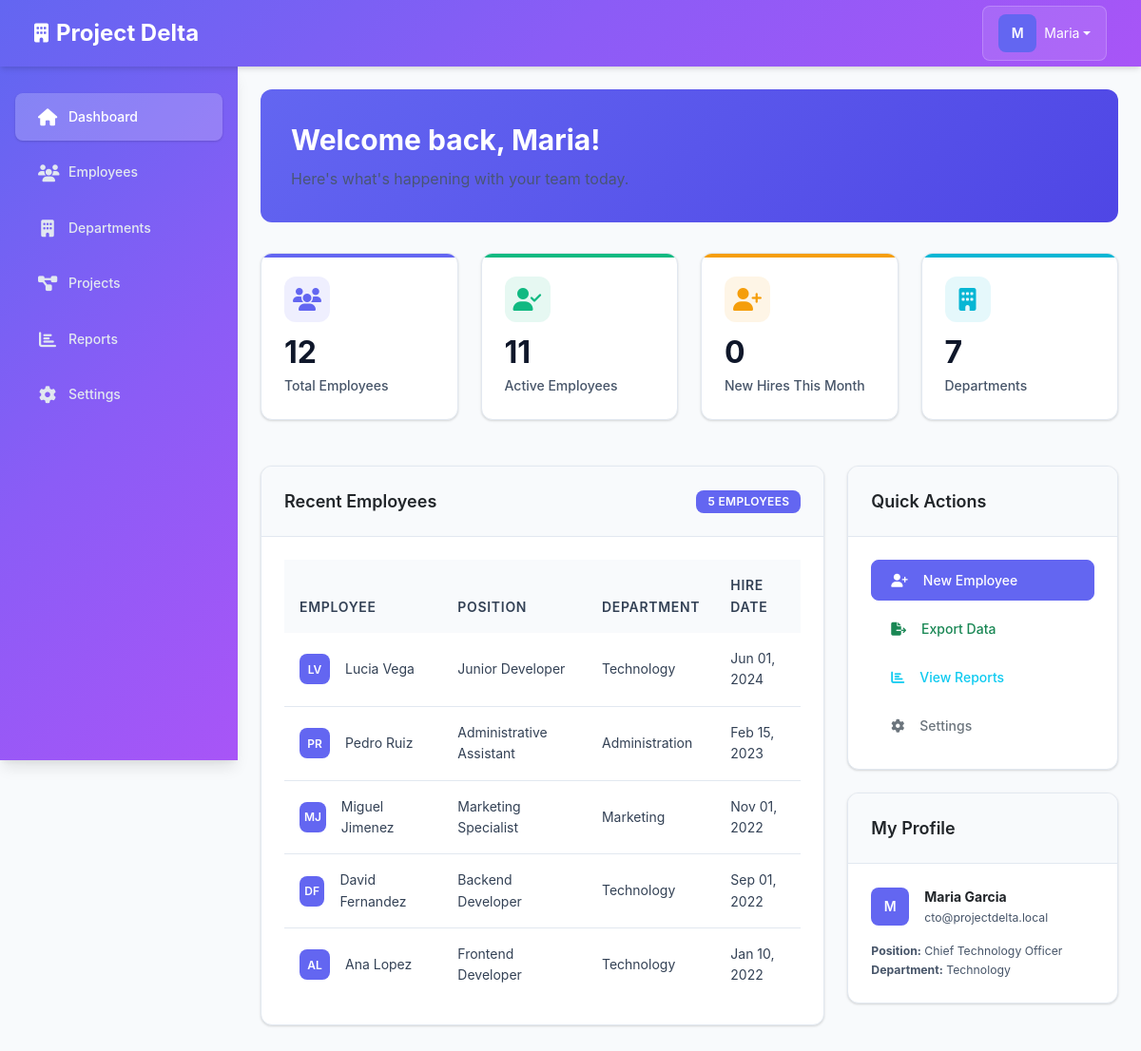
The page /www/htdocs/dashboard.php (signed in) on the database its author committed.
### tables this page shows
CREATE TABLE users (
    id INT AUTO_INCREMENT PRIMARY KEY,
    email VARCHAR(255) NOT NULL UNIQUE,
    password VARCHAR(255) NOT NULL,
    first_name VARCHAR(100) NOT NULL,
    last_name VARCHAR(100) NOT NULL,
    full_name VARCHAR(200) GENERATED ALWAYS AS (CONCAT(first_name, ' ', last_name)) STORED,
    job_title VARCHAR(150) NOT NULL,
    department VARCHAR(100) NOT NULL,
    employee_id VARCHAR(20) UNIQUE NOT NULL,
    hire_date DATE NOT NULL,
    contract_end_date DATE NULL,
    salary DECIMAL(10,2) NOT NULL,
    phone VARCHAR(20),
    office_location VARCHAR(100),
    manager_id INT NULL,
    status ENUM('active', 'inactive', 'terminated') DEFAULT 'active',
    profile_image VARCHAR(255) DEFAULT 'default-avatar.png',
    last_login TIMESTAMP NULL,
    created_at TIMESTAMP DEFAULT CURRENT_TIMESTAMP,
    updated_at TIMESTAMP DEFAULT CURRENT_TIMESTAMP ON UPDATE CURRENT_TIMESTAMP,
    
    FOREIGN KEY (manager_id) REFERENCES users(id) ON DELETE SET NULL
);

### www/htdocs/config.php (called while the page is built, shortened)
<?php
$host = $_ENV['DB_HOST'] ?? 'db';
$dbname = $_ENV['DB_NAME'] ?? 'empresa';
$username = $_ENV['DB_USER'] ?? 'webapp';
$password = $_ENV['DB_PASSWORD'] ?? 'WebAppSecure123';
$pdo = null;
try {
    $pdo = new PDO("mysql:host=$host;dbname=$dbname;charset=utf8mb4", $username, $password, [
        PDO::ATTR_ERRMODE => PDO::ERRMODE_EXCEPTION,
        PDO::ATTR_DEFAULT_FETCH_MODE => PDO::FETCH_ASSOC,
        PDO::ATTR_EMULATE_PREPARES => false,
        PDO::MYSQL_ATTR_FOUND_ROWS => true,
        PDO::ATTR_PERSISTENT => false
    ]);
} catch (PDOException $e) {
    error_log("Database connection error: " . $e->getMessage());
    $pdo = null;
}
function escape($string) {
    return htmlspecialchars($string, ENT_QUOTES, 'UTF-8');
}
function getUserById($id) {
    global $pdo;
    try {
        $stmt = $pdo->prepare("SELECT id, email, first_name, last_name, full_name, job_title, department, employee_id, status FROM users WHERE id = ? LIMIT 1");
        $stmt->execute([$id]);
        return $stmt->fetch();
    } catch (PDOException $e) {
        error_log("Error fetching user by ID: " . $e->getMessage());
        return null;
    }
}
function getDashboardStats() {
    global $pdo;
    try {
        $stats = [];
        $stmt = $pdo->query("SELECT
            COUNT(*) as total_users,
            SUM(CASE WHEN status = 'active' THEN 1 ELSE 0 END) as active_users,
            SUM(CASE WHEN hire_date >= DATE_SUB(NOW(), INTERVAL 30 DAY) AND status = 'active' THEN 1 ELSE 0 END) as new_hires
            FROM users");
        $stats['users'] = $stmt->fetch();
        $stmt = $pdo->query("SELECT
            d.name,
            COUNT(u.id) as employee_count,
            d.budget
            FROM departments d
            LEFT JOIN users u ON u.department = d.name AND u.status = 'active'
            GROUP BY d.id, d.name, d.budget
            ORDER BY employee_count DESC
            LIMIT 10");
        $stats['departments'] = $stmt->fetchAll();
        $stmt = $pdo->query("SELECT
            COUNT(*) as total_projects,
            SUM(CASE WHEN status = 'active' THEN 1 ELSE 0 END) as active_projects,
            SUM(CASE WHEN status = 'completed' THEN 1 ELSE 0 END) as completed_projects,
            ROUND(AVG(progress_percentage), 1) as avg_progress,
            SUM(budget) as total_budget,
            SUM(spent_budget) as total_spent
            FROM projects");
        $stats['projects'] = $stmt->fetch();
        return $stats;
    } catch (PDOException $e) {
        error_log("Error fetching dashboard stats: " . $e->getMessage());
        return null;
    }
}
?>

### www/htdocs/dashboard.php (the view, shortened to what this page needs)
<?php
require_once 'config.php';
$currentUser = getUserById($_SESSION['user_id']);
$stats = getDashboardStats();
$recentEmployees = [];
try {
    if ($pdo) {
        $stmt = $pdo->query("
            SELECT first_name, last_name, job_title, department, hire_date
            FROM users
            WHERE status = 'active'
            ORDER BY hire_date DESC
            LIMIT 5
        ");
        $recentEmployees = $stmt->fetchAll();
    }
} catch (PDOException $e) {
    error_log("Error fetching recent employees: " . $e->getMessage());
}
?>
<!DOCTYPE html>
<html lang="en">
<head>
    <link href="https://cdn.jsdelivr.net/npm/bootstrap@5.3.0/dist/css/bootstrap.min.css" rel="stylesheet">
    <link href="https://cdnjs.cloudflare.com/ajax/libs/font-awesome/6.4.0/css/all.min.css" rel="stylesheet">
    <link href="assets/css/dashboard-styles.css" rel="stylesheet">
</head>
<body>
    <nav class="navbar">
        <div class="container-fluid">
            <a class="navbar-brand" href="#">
                <i class="fas fa-building"></i>
                Project Delta
            </a>
            <div class="navbar-nav">
                <div class="nav-item dropdown">
                    <a class="nav-link dropdown-toggle d-flex align-items-center" href="#" role="button" data-bs-toggle="dropdown">
                        <div class="user-avatar me-2">
                            <?= strtoupper(substr($currentUser['first_name'] ?? 'U', 0, 1)) ?>
                        </div>
                        <?= escape($currentUser['first_name'] ?? 'User') ?>
                    </a>
                </div>
            </div>
        </div>
    </nav>
    <nav class="sidebar">
        <div class="nav flex-column nav-pills">
            <a class="nav-link active" href="dashboard.php">
                <i class="fas fa-home"></i>Dashboard
            </a>
            <a class="nav-link" href="#employees">
                <i class="fas fa-users"></i>Employees
            </a>
            <a class="nav-link" href="#departments">
                <i class="fas fa-building"></i>Departments
            </a>
            <a class="nav-link" href="#projects">
                <i class="fas fa-project-diagram"></i>Projects
            </a>
            <a class="nav-link" href="#reports">
                <i class="fas fa-chart-bar"></i>Reports
            </a>
            <a class="nav-link" href="#settings">
                <i class="fas fa-cog"></i>Settings
            </a>
        </div>
    </nav>
    <main class="main-content">
        <div class="welcome-section fade-in">
            <h1 class="welcome-title">Welcome back, <?= escape($currentUser['first_name'] ?? 'User') ?>!</h1>
            <p class="welcome-subtitle">Here's what's happening with your team today.</p>
        </div>
        <div class="row mb-4">
            <div class="col-xl-3 col-md-6 mb-4">
                <div class="stats-card primary">
                    <div class="stats-icon primary">
                        <i class="fas fa-users"></i>
                    </div>
                    <div class="stats-number"><?= $stats['users']['total_users'] ?? 0 ?></div>
                    <div class="stats-label">Total Employees</div>
                </div>
            </div>
            <div class="col-xl-3 col-md-6 mb-4">
                <div class="stats-card success">
                    <div class="stats-icon success">
                        <i class="fas fa-user-check"></i>
                    </div>
                    <div class="stats-number"><?= $stats['users']['active_users'] ?? 0 ?></div>
                    <div class="stats-label">Active Employees</div>
                </div>
            </div>
            <div class="col-xl-3 col-md-6 mb-4">
                <div class="stats-card warning">
                    <div class="stats-icon warning">
                        <i class="fas fa-user-plus"></i>
                    </div>
                    <div class="stats-number"><?= $stats['users']['new_hires'] ?? 0 ?></div>
                    <div class="stats-label">New Hires This Month</div>
                </div>
            </div>
            <div class="col-xl-3 col-md-6 mb-4">
                <div class="stats-card info">
                    <div class="stats-icon info">
                        <i class="fas fa-building"></i>
                    </div>
                    <div class="stats-number"><?= count($stats['departments'] ?? []) ?></div>
                    <div class="stats-label">Departments</div>
                </div>
            </div>
        </div>
        <div class="row">
            <div class="col-xl-8 mb-4">
                <div class="card">
                    <div class="card-header">
                        <div class="d-flex justify-content-between align-items-center">
                            <h5 class="mb-0">Recent Employees</h5>
                            <span class="badge bg-primary"><?= count($recentEmployees) ?> employees</span>
                        </div>
                    </div>
                    <div class="card-body">
                        <div class="table-responsive">
                            <table class="table">
                                <thead>
                                    <tr>
                                        <th>Employee</th>
                                        <th>Position</th>
                                        <th>Department</th>
                                        <th>Hire Date</th>
                                    </tr>
                                </thead>
                                <tbody>
                                    <?php foreach ($recentEmployees as $employee): ?>
                                    <tr>
                                        <td>
                                            <div class="d-flex align-items-center">
                                                <div class="user-avatar me-3 sm">
                                                    <?= strtoupper(substr($employee['first_name'], 0, 1) . substr($employee['last_name'], 0, 1)) ?>
                                                </div>
                                                <span><?= escape($employee['first_name'] . ' ' . $employee['last_name']) ?></span>
                                            </div>
                                        </td>
                                        <td><?= escape($employee['job_title']) ?></td>
                                        <td><?= escape($employee['department']) ?></td>
                                        <td><?= date('M d, Y', strtotime($employee['hire_date'])) ?></td>
                                    </tr>
                                    <?php endforeach; ?>
                                </tbody>
                            </table>
                        </div>
                    </div>
                </div>
            </div>
            <div class="col-xl-4 mb-4">
                <div class="card mb-4">
                    <div class="card-header">
                        <h5 class="mb-0">Quick Actions</h5>
                    </div>
                    <div class="card-body">
                        <div class="d-grid gap-2">
                            <button class="btn btn-primary">
                                <i class="fas fa-user-plus me-2"></i>New Employee
                            </button>
                            <button class="btn btn-outline-success">
                                <i class="fas fa-file-export me-2"></i>Export Data
                            </button>
                            <button class="btn btn-outline-info">
                                <i class="fas fa-chart-bar me-2"></i>View Reports
                            </button>
                            <button class="btn btn-outline-secondary">
                                <i class="fas fa-cog me-2"></i>Settings
                            </button>
                        </div>
                    </div>
                </div>
                <div class="card">
                    <div class="card-header">
                        <h5 class="mb-0">My Profile</h5>
                    </div>
                    <div class="card-body">
                        <div class="d-flex align-items-center mb-3">
                            <div class="user-avatar me-3">
                                <?= strtoupper(substr($currentUser['first_name'] ?? 'U', 0, 1)) ?>
                            </div>
                            <div>
                                <div class="fw-bold"><?= escape($currentUser['first_name'] . ' ' . ($currentUser['last_name'] ?? '')) ?></div>
                                <div class="text-muted small"><?= escape($currentUser['email']) ?></div>
                            </div>
                        </div>
                        <div class="small text-muted">
                            <div><strong>Position:</strong> <?= escape($currentUser['job_title'] ?? 'Not specified') ?></div>
                            <div><strong>Department:</strong> <?= escape($currentUser['department'] ?? 'Not specified') ?></div>
                        </div>
                    </div>
                </div>
            </div>
        </div>
    </main>
</body>
</html>

### rows shown on the page
users: first_name "M", first_name "Maria", first_name+last_name "Maria Garcia", email "cto@projectdelta.local", job_title "Chief Technology Officer", department "Technology"
users: first_name+last_name "LV", first_name+last_name "Lucia Vega", job_title "Junior Developer", department "Technology", hire_date "Jun 01, 2024"
users: first_name+last_name "PR", first_name+last_name "Pedro Ruiz", job_title "Administrative Assistant", department "Administration", hire_date "Feb 15, 2023"
users: first_name+last_name "MJ", first_name+last_name "Miguel Jimenez", job_title "Marketing Specialist", department "Marketing", hire_date "Nov 01, 2022"
users: first_name+last_name "DF", first_name+last_name "David Fernandez", job_title "Backend Developer", department "Technology", hire_date "Sep 01, 2022"
users: first_name+last_name "AL", first_name+last_name "Ana Lopez", job_title "Frontend Developer", department "Technology", hire_date "Jan 10, 2022"

### other values the page prints
$stats['users']['total_users'] "12"
$stats['users']['active_users'] "11"
$stats['users']['new_hires'] "0"
count($stats['departments'] ?? []) "7"
count($recentEmployees) "5"
